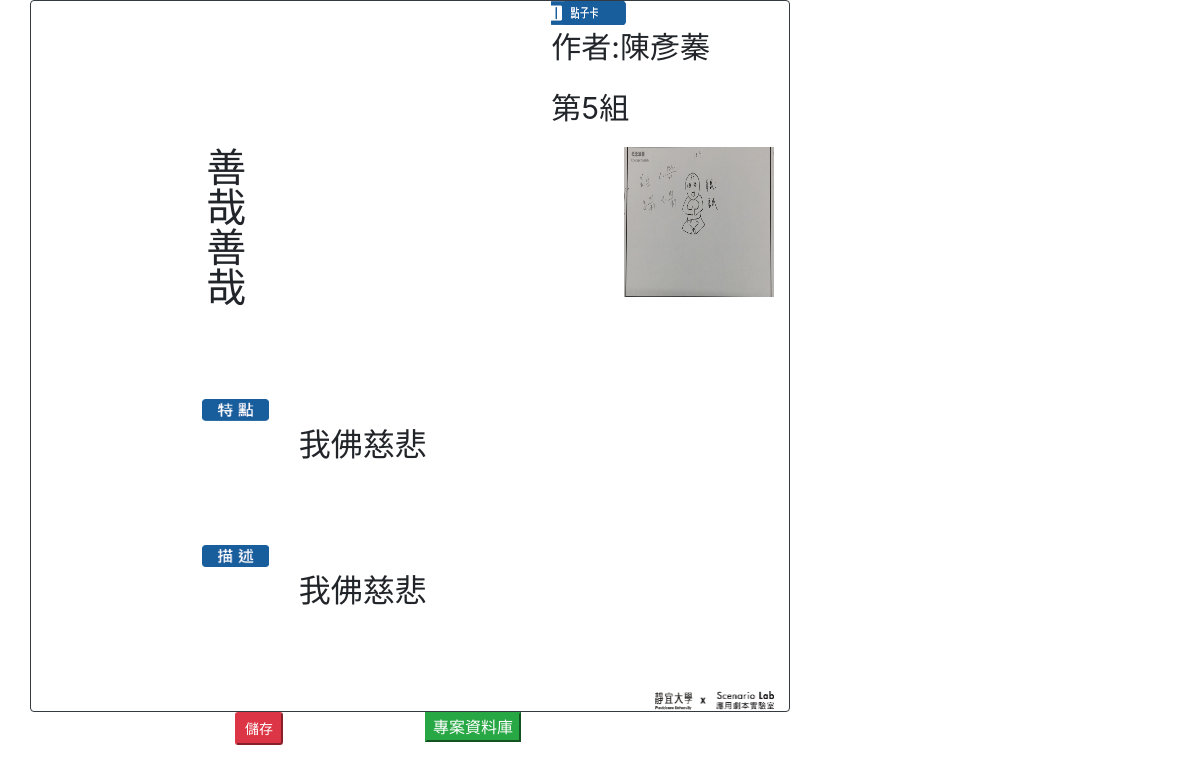
The page /preview_card/76 on the database its author committed.
### login/models.py (models this page shows, shortened)
class User(models.Model):
    gender = (
        ('guest', "學生"),
        ('teacher', "引導師"),
    )
    c_name = models.CharField(max_length=128, default="學生姓名")
    name = models.CharField(max_length=128, unique=True)
    password = models.CharField(max_length=256)
    email = models.EmailField(unique=True)
    identify = models.CharField(max_length=123, choices=gender, default='guest')
    c_time = models.DateTimeField(auto_now_add=True)
    class Meta:
        ordering = ["-c_time"]
        verbose_name = "用户"
        verbose_name_plural = "用户"

class Group(models.Model):
    group = models.CharField(max_length=128, null=True, blank=True)
    group_user = models.ManyToManyField(User, blank=True,related_name='user_user')
    activate = models.ForeignKey('CreateActivate', on_delete=models.CASCADE, blank=True)
    def __str__(self):
        return self.group

### pbltest/models.py (models this page shows, shortened)
class Card(models.Model):
    title = models.CharField(max_length=100)
    author = models.ForeignKey('login.User', on_delete=models.CASCADE, null=True, blank=True)
    context = models.TextField(blank=True)
    context1 = models.TextField(blank=True)
    created_date = models.DateTimeField(auto_now_add=True, null=True, blank=True)
    published_date = models.DateTimeField(auto_now=True, null=True, blank=True)
    cover = models.ForeignKey('UPCard', on_delete=models.CASCADE, null=True, blank=True)
    group = models.ForeignKey('login.Group', on_delete=models.CASCADE, null=True, blank=True)
    activate = models.ForeignKey('login.CreateActivate', on_delete=models.CASCADE, null=True, blank=True)
    class Meta:
        verbose_name_plural = "Card"

### pbltest/views.py (the view, shortened to what this page needs)
# urls.py: path('preview_card/<int:pk>', preview_card, name='preview_card'),
def preview_card(request, pk):
    unit = Card.objects.get(id=pk)
    id = unit.author
    user = User.objects.filter(id=id).values()[0]
    global bools
    bools = False
    context = {
        'unit': unit,
        'user': user
    }
    test = TestCard()
    return render(request,  'Card/final_card.html', context)

### templates/Card/final_card.html (shortened to what this page needs)
  {% load static %}
 {% include "tool/bootstrapt_3.4.html" %}
<div class="container">
<div class="row" id="chart3">
        <div class="col-md-8 col-sm-8 border border-dark rounded" >
            <div class="row">
                 <div class="col-md-8 col-sm-8"></div>
                <div class="col-md-4 col-sm-4">
                    <div id="card-idea"></div>
                </div>
            </div>
            <div class="row">
                <div class="col-md-8 col-sm-8"></div>
                <div class="col-md-4 col-sm-4">
                 <p style="font-size:30px;">作者:{{ user.c_name}}</p>
                    <p style="font-size:30px;">{{ unit.group}}</p>
                </div>
            </div>
            <div class="row">
                <div class="col-md-2 col-sm-2"></div>
                <div class="col-md-2 col-sm-2">
                    <h1 style="text-orientation: upright;writing-mode: vertical-lr;">{{ unit.title }}</h1><br>
                 </div>
                <div class="col-md-8 col-sm-8">
                </div>
            </div>
            <div class="row">
                <div class="col-md-4 col-sm-4">
                </div>
            </div>
            <div class="row">
                <div class="col-md-4 col-sm-4"></div>
                <div class="col-md-8 col-sm-8">
                    <div id="card-text"></div>
                </div>
            </div>
            <div class="row">
                <div class="col-md-4 col-sm-4">
                    <div id="card-context"> </div><br>
                </div>
            </div>
            <div class="row">
                <div class ="col-md-4 col-sm-4"></div>
                <div class="col-md-8 col-sm-8">
                    <div id="card-text1"> </div>
                </div>
            </div>
        <div class="row">
                <div class="col-md-4 col-sm-4"></div>
                <div class="col-md-8 col-sm-8">
                </div>
            </div>
        </div>
</div>
    <div class="row">
                <div class="col-md-2 col-sm-2"></div>
                <div class="col-md-2 col-sm-2">
                <button id="btnSave" class="btn-sm btn-danger" onclick="screenshot1()">儲存</button>
                </div>
        <div class="col-md-2 col-sm-2">
            <a href={% url "card_manage"%}> <button class="btn-success">專案資料庫</button></a>
        </div>
                </div>
</div>
 </body>

### rows shown on the page
User: c_name "陳彥蓁"
Card: group "第5組", title "善哉善哉"
